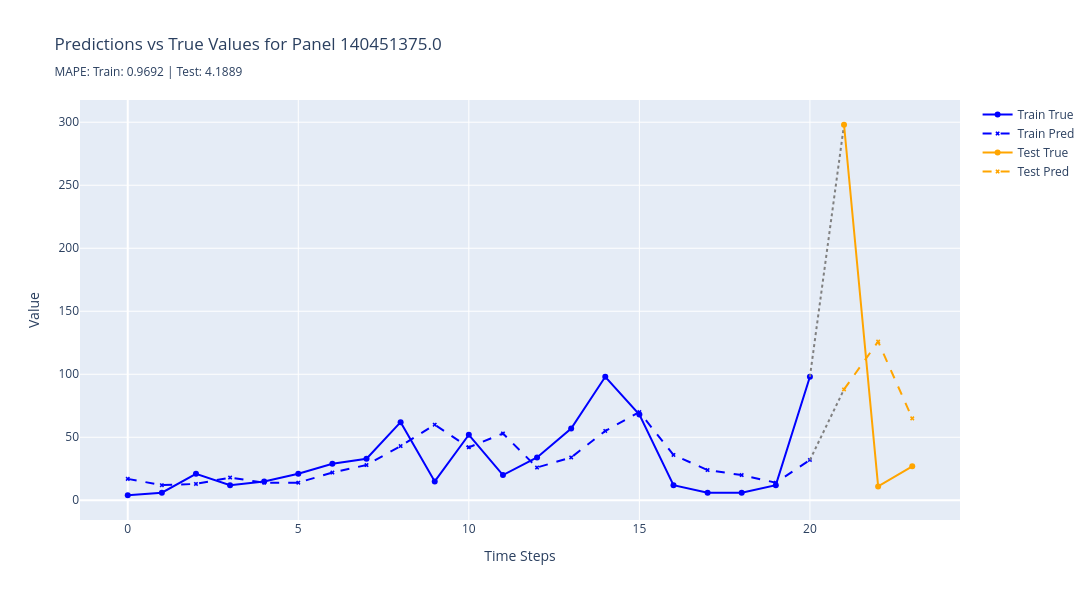
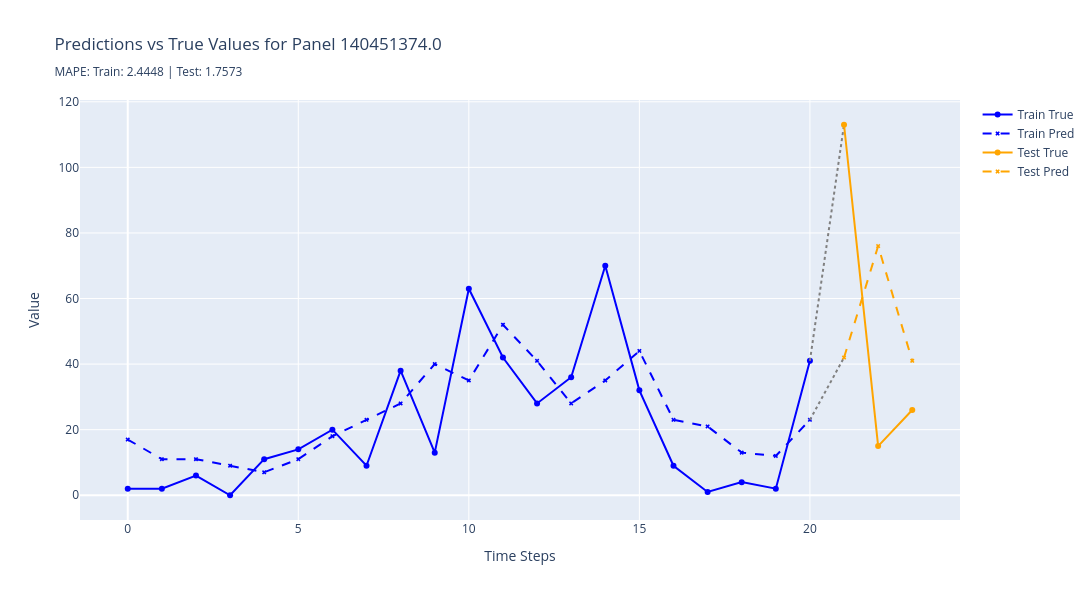
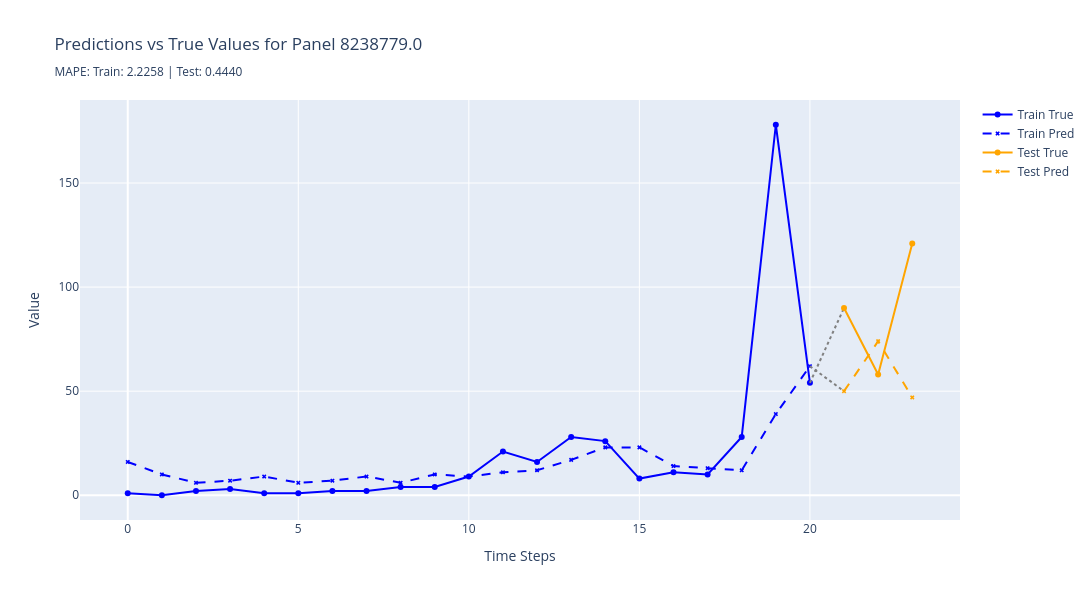
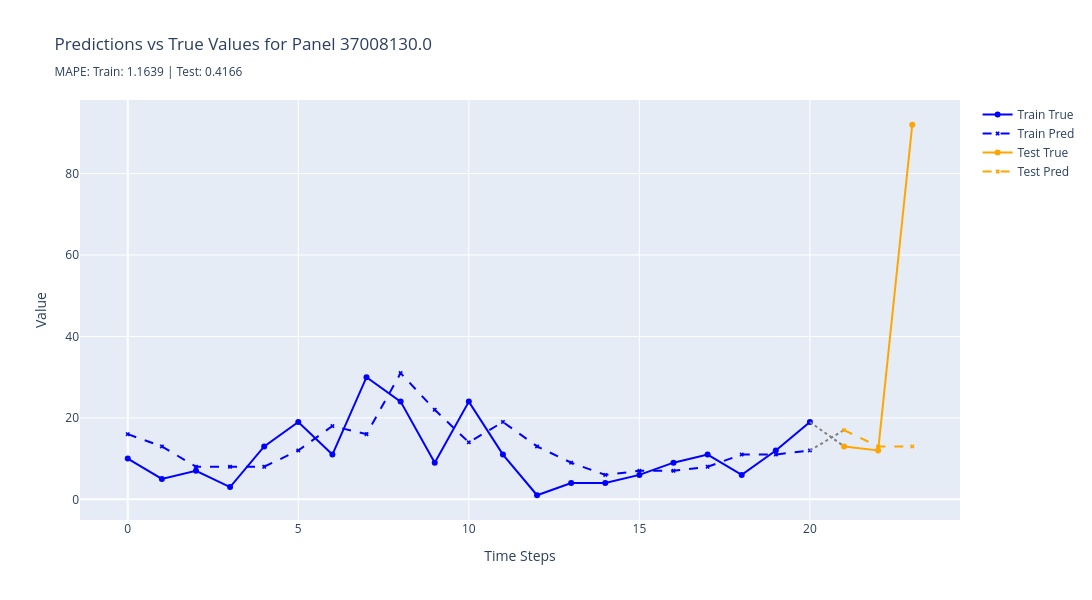

Notebook code cell kept with these figures, in order:
### Code cell
plot_worst_predictions(
    results=results,
    n_worst=5,
    metric="rmse",
    split_name="test",
)

### Figure 1 — Plotly figure (JSON) as saved in the notebook; plotly's stock layout.template omitted (floating-point values rounded to 4 significant figures)
{"data": [{"line": {"color": "blue"}, "marker": {"size": 6}, "mode": "lines+markers", "name": "Train True", "type": "scatter", "x": [0, 1, 2, 3, 4, 5, 6, 7, 8, 9, 10, 11, 12, 13, 14, 15, 16, 17, 18, 19, 20], "y": [4, 6, 21, 12, 15, 21, 29, 33, 62, 15, 52, 20, 34, 57, 98, 68, 12, 6, 6, 12, 98]}, {"line": {"color": "blue", "dash": "dash"}, "marker": {"size": 4, "symbol": "x"}, "mode": "lines+markers", "name": "Train Pred", "type": "scatter", "x": [0, 1, 2, 3, 4, 5, 6, 7, 8, 9, 10, 11, 12, 13, 14, 15, 16, 17, 18, 19, 20], "y": [17.0, 12.0, 13.0, 18.0, 14.0, 14.0, 22.0, 28.0, 43.0, 60.0, 42.0, 53.0, 26.0, 34.0, 55.0, 70.0, 36.0, 24.0, 20.0, 14.0, 32.0]}, {"line": {"color": "gray", "dash": "dot"}, "mode": "lines", "showlegend": false, "type": "scatter", "x": [20, 21], "y": [98, 298]}, {"line": {"color": "gray", "dash": "dot"}, "mode": "lines", "showlegend": false, "type": "scatter", "x": [20, 21], "y": [32, 88]}, {"line": {"color": "orange"}, "marker": {"size": 6}, "mode": "lines+markers", "name": "Test True", "type": "scatter", "x": [21, 22, 23], "y": [298, 11, 27]}, {"line": {"color": "orange", "dash": "dash"}, "marker": {"size": 4, "symbol": "x"}, "mode": "lines+markers", "name": "Test Pred", "type": "scatter", "x": [21, 22, 23], "y": [88.0, 126.0, 65.0]}], "layout": {"height": 600, "hovermode": "x unified", "title": {"text": "Predictions vs True Values for Panel 140451375.0<br><sub>MAPE: Train: 0.9692 | Test: 4.1889</sub>"}, "width": 1200, "xaxis": {"title": {"text": "Time Steps"}}, "yaxis": {"title": {"text": "Value"}}}}

### Figure 2 — Plotly figure (JSON) as saved in the notebook; plotly's stock layout.template omitted (floating-point values rounded to 4 significant figures)
{"data": [{"line": {"color": "blue"}, "marker": {"size": 6}, "mode": "lines+markers", "name": "Train True", "type": "scatter", "x": [0, 1, 2, 3, 4, 5, 6, 7, 8, 9, 10, 11, 12, 13, 14, 15, 16, 17, 18, 19, 20], "y": [2, 2, 6, 0, 11, 14, 20, 9, 38, 13, 63, 42, 28, 36, 70, 32, 9, 1, 4, 2, 41]}, {"line": {"color": "blue", "dash": "dash"}, "marker": {"size": 4, "symbol": "x"}, "mode": "lines+markers", "name": "Train Pred", "type": "scatter", "x": [0, 1, 2, 3, 4, 5, 6, 7, 8, 9, 10, 11, 12, 13, 14, 15, 16, 17, 18, 19, 20], "y": [17.0, 11.0, 11.0, 9.0, 7.0, 11.0, 18.0, 23.0, 28.0, 40.0, 35.0, 52.0, 41.0, 28.0, 35.0, 44.0, 23.0, 21.0, 13.0, 12.0, 23.0]}, {"line": {"color": "gray", "dash": "dot"}, "mode": "lines", "showlegend": false, "type": "scatter", "x": [20, 21], "y": [41, 113]}, {"line": {"color": "gray", "dash": "dot"}, "mode": "lines", "showlegend": false, "type": "scatter", "x": [20, 21], "y": [23, 42]}, {"line": {"color": "orange"}, "marker": {"size": 6}, "mode": "lines+markers", "name": "Test True", "type": "scatter", "x": [21, 22, 23], "y": [113, 15, 26]}, {"line": {"color": "orange", "dash": "dash"}, "marker": {"size": 4, "symbol": "x"}, "mode": "lines+markers", "name": "Test Pred", "type": "scatter", "x": [21, 22, 23], "y": [42.0, 76.0, 41.0]}], "layout": {"height": 600, "hovermode": "x unified", "title": {"text": "Predictions vs True Values for Panel 140451374.0<br><sub>MAPE: Train: 2.4448 | Test: 1.7573</sub>"}, "width": 1200, "xaxis": {"title": {"text": "Time Steps"}}, "yaxis": {"title": {"text": "Value"}}}}

### Figure 3 — Plotly figure (JSON) as saved in the notebook; plotly's stock layout.template omitted (floating-point values rounded to 4 significant figures)
{"data": [{"line": {"color": "blue"}, "marker": {"size": 6}, "mode": "lines+markers", "name": "Train True", "type": "scatter", "x": [0, 1, 2, 3, 4, 5, 6, 7, 8, 9, 10, 11, 12, 13, 14, 15, 16, 17, 18, 19, 20], "y": [1, 0, 2, 3, 1, 1, 2, 2, 4, 4, 9, 21, 16, 28, 26, 8, 11, 10, 28, 178, 54]}, {"line": {"color": "blue", "dash": "dash"}, "marker": {"size": 4, "symbol": "x"}, "mode": "lines+markers", "name": "Train Pred", "type": "scatter", "x": [0, 1, 2, 3, 4, 5, 6, 7, 8, 9, 10, 11, 12, 13, 14, 15, 16, 17, 18, 19, 20], "y": [16.0, 10.0, 6.0, 7.0, 9.0, 6.0, 7.0, 9.0, 6.0, 10.0, 9.0, 11.0, 12.0, 17.0, 23.0, 23.0, 14.0, 13.0, 12.0, 39.0, 62.0]}, {"line": {"color": "gray", "dash": "dot"}, "mode": "lines", "showlegend": false, "type": "scatter", "x": [20, 21], "y": [54, 90]}, {"line": {"color": "gray", "dash": "dot"}, "mode": "lines", "showlegend": false, "type": "scatter", "x": [20, 21], "y": [62, 50]}, {"line": {"color": "orange"}, "marker": {"size": 6}, "mode": "lines+markers", "name": "Test True", "type": "scatter", "x": [21, 22, 23], "y": [90, 58, 121]}, {"line": {"color": "orange", "dash": "dash"}, "marker": {"size": 4, "symbol": "x"}, "mode": "lines+markers", "name": "Test Pred", "type": "scatter", "x": [21, 22, 23], "y": [50.0, 74.0, 47.0]}], "layout": {"height": 600, "hovermode": "x unified", "title": {"text": "Predictions vs True Values for Panel 8238779.0<br><sub>MAPE: Train: 2.2258 | Test: 0.4440</sub>"}, "width": 1200, "xaxis": {"title": {"text": "Time Steps"}}, "yaxis": {"title": {"text": "Value"}}}}

### Figure 4 — Plotly figure (JSON) as saved in the notebook; plotly's stock layout.template omitted (floating-point values rounded to 4 significant figures)
{"data": [{"line": {"color": "blue"}, "marker": {"size": 6}, "mode": "lines+markers", "name": "Train True", "type": "scatter", "x": [0, 1, 2, 3, 4, 5, 6, 7, 8, 9, 10, 11, 12, 13, 14, 15, 16, 17, 18, 19, 20], "y": [10, 5, 7, 3, 13, 19, 11, 30, 24, 9, 24, 11, 1, 4, 4, 6, 9, 11, 6, 12, 19]}, {"line": {"color": "blue", "dash": "dash"}, "marker": {"size": 4, "symbol": "x"}, "mode": "lines+markers", "name": "Train Pred", "type": "scatter", "x": [0, 1, 2, 3, 4, 5, 6, 7, 8, 9, 10, 11, 12, 13, 14, 15, 16, 17, 18, 19, 20], "y": [16.0, 13.0, 8.0, 8.0, 8.0, 12.0, 18.0, 16.0, 31.0, 22.0, 14.0, 19.0, 13.0, 9.0, 6.0, 7.0, 7.0, 8.0, 11.0, 11.0, 12.0]}, {"line": {"color": "gray", "dash": "dot"}, "mode": "lines", "showlegend": false, "type": "scatter", "x": [20, 21], "y": [19, 13]}, {"line": {"color": "gray", "dash": "dot"}, "mode": "lines", "showlegend": false, "type": "scatter", "x": [20, 21], "y": [12, 17]}, {"line": {"color": "orange"}, "marker": {"size": 6}, "mode": "lines+markers", "name": "Test True", "type": "scatter", "x": [21, 22, 23], "y": [13, 12, 92]}, {"line": {"color": "orange", "dash": "dash"}, "marker": {"size": 4, "symbol": "x"}, "mode": "lines+markers", "name": "Test Pred", "type": "scatter", "x": [21, 22, 23], "y": [17.0, 13.0, 13.0]}], "layout": {"height": 600, "hovermode": "x unified", "title": {"text": "Predictions vs True Values for Panel 37008130.0<br><sub>MAPE: Train: 1.1639 | Test: 0.4166</sub>"}, "width": 1200, "xaxis": {"title": {"text": "Time Steps"}}, "yaxis": {"title": {"text": "Value"}}}}
